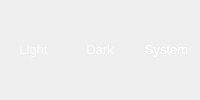
             <widget class="QFrame" name="app_theme_value_frame">
              <property name="font">
               <font>
                <pointsize>10</pointsize>
               </font>
              </property>
              <property name="styleSheet">
               <string notr="true">QFrame#app_theme_value_frame {
padding: 1px;
border-radius: 10px;
border: 1px solid rgba(255, 255, 255, 30);
background: rgba(255, 255, 255, 10);
}
QPushButton#light_theme_btn,
QPushButton#dark_theme_btn,
QPushButton#system_theme_btn {
margin: 1px;
border-radius: 8px;
color: rgba(255, 255, 255, 150);
background: transparent;
}
QPushButton#light_theme_btn:hover,
QPushButton#dark_theme_btn:hover,
QPushButton#system_theme_btn:hover {
color: rgba(255, 255, 255, 255);
background: rgba(255, 255, 255, 15);
}
QPushButton#light_theme_btn:pressed,
QPushButton#dark_theme_btn:pressed,
QPushButton#system_theme_btn:pressed {
background: rgba(255, 255, 255, 5);
}
QPushButton#light_theme_btn:checked,
QPushButton#dark_theme_btn:checked,
QPushButton#system_theme_btn:checked {
color: rgba(255, 255, 255, 255);
}</string>
              </property>
              <layout class="QHBoxLayout" name="hlayout_app_lang_value_frame_2">
               <property name="spacing">
                <number>0</number>
               </property>
               <property name="leftMargin">
                <number>0</number>
               </property>
               <property name="topMargin">
                <number>0</number>
               </property>
               <property name="rightMargin">
                <number>0</number>
               </property>
               <property name="bottomMargin">
                <number>0</number>
               </property>
               <item>
                <widget class="QPushButton" name="light_theme_btn">
                 <property name="minimumSize">
                  <size>
                   <width>0</width>
                   <height>25</height>
                  </size>
                 </property>
                 <property name="maximumSize">
                  <size>
                   <width>16777215</width>
                   <height>25</height>
                  </size>
                 </property>
                 <property name="font">
                  <font>
                   <pointsize>10</pointsize>
                  </font>
                 </property>
                 <property name="text">
                  <string>Light</string>
                 </property>
                 <property name="checkable">
                  <bool>true</bool>
                 </property>
                 <property name="checked">
                  <bool>false</bool>
                 </property>
                 <property name="autoExclusive">
                  <bool>true</bool>
                 </property>
                 <property name="flat">
                  <bool>true</bool>
                 </property>
                </widget>
               </item>
               <item>
                <widget class="QPushButton" name="dark_theme_btn">
                 <property name="minimumSize">
                  <size>
                   <width>0</width>
                   <height>25</height>
                  </size>
                 </property>
                 <property name="maximumSize">
                  <size>
                   <width>16777215</width>
                   <height>25</height>
                  </size>
                 </property>
                 <property name="font">
                  <font>
                   <pointsize>10</pointsize>
                  </font>
                 </property>
                 <property name="text">
                  <string>Dark</string>
                 </property>
                 <property name="checkable">
                  <bool>true</bool>
                 </property>
                 <property name="autoExclusive">
                  <bool>true</bool>
                 </property>
                 <property name="flat">
                  <bool>true</bool>
                 </property>
                </widget>
               </item>
               <item>
                <widget class="QPushButton" name="system_theme_btn">
                 <property name="minimumSize">
                  <size>
                   <width>0</width>
                   <height>25</height>
                  </size>
                 </property>
                 <property name="maximumSize">
                  <size>
                   <width>16777215</width>
                   <height>25</height>
                  </size>
                 </property>
                 <property name="font">
                  <font>
                   <pointsize>10</pointsize>
                  </font>
                 </property>
                 <property name="text">
                  <string>System</string>
                 </property>
                 <property name="checkable">
                  <bool>true</bool>
                 </property>
                 <property name="checked">
                  <bool>true</bool>
                 </property>
                 <property name="autoExclusive">
                  <bool>true</bool>
                 </property>
                 <property name="flat">
                  <bool>true</bool>
                 </property>
                </widget>
               </item>
              </layout>
             </widget>
